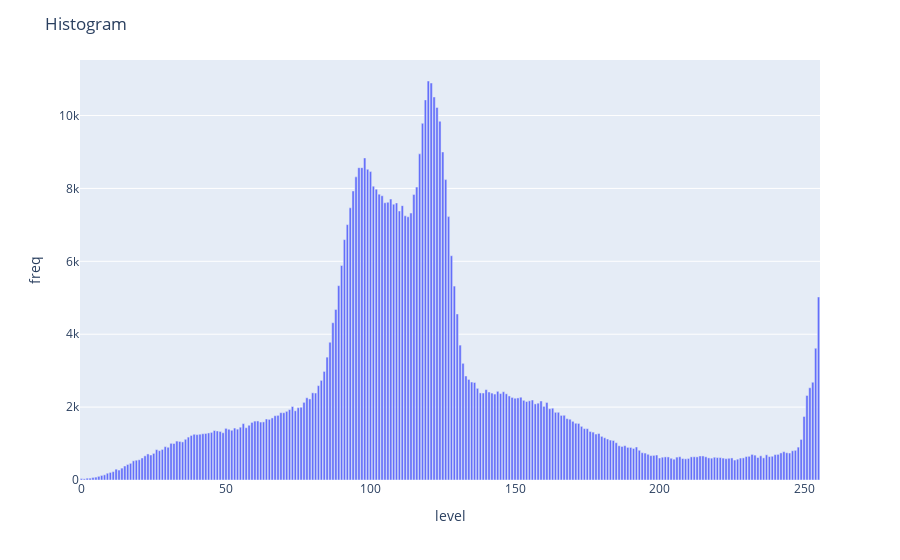

The code cell stored with this chart in its notebook:
### Markdown cell above
### Histogram of colors (levels)

### Code cell
def plot_hist(img, title):
    hist = cv2.calcHist([img], [0], None, [256], [0, 256])
    hist = hist.astype(int)
    hist = [h[0] for h in hist]

    df = pd.DataFrame(hist, columns=["freq"])
    df["level"] = df.index

    fig = px.bar(df, x="level", y="freq")
    fig.update_layout(title=title)
    fig.show()


plot_hist(img, "Histogram")

### Figure 1 — Plotly figure (JSON) as saved in the notebook; plotly's stock layout.template omitted (floating-point values rounded to 4 significant figures; data arrays with more than 128 entries replaced by an {"elided": "..."} marker saying what was removed)
{"data": [{"alignmentgroup": "True", "hovertemplate": "level=%{x}<br>freq=%{y}<extra></extra>", "legendgroup": "", "marker": {"color": "#636efa"}, "name": "", "offsetgroup": "", "orientation": "v", "showlegend": false, "textposition": "auto", "type": "bar", "x": {"elided": "256 int values"}, "xaxis": "x", "y": {"elided": "256 int values"}, "yaxis": "y"}], "layout": {"barmode": "relative", "legend": {"tracegroupgap": 0}, "margin": {"t": 60}, "title": {"text": "Histogram"}, "xaxis": {"anchor": "y", "domain": [0, 1], "title": {"text": "level"}}, "yaxis": {"anchor": "x", "domain": [0, 1], "title": {"text": "freq"}}}}
